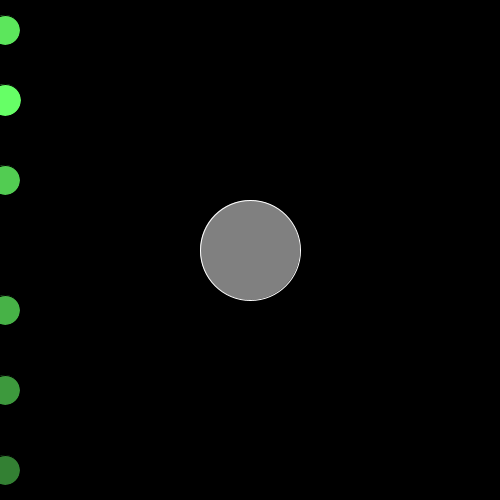
Frame 1 (no input)
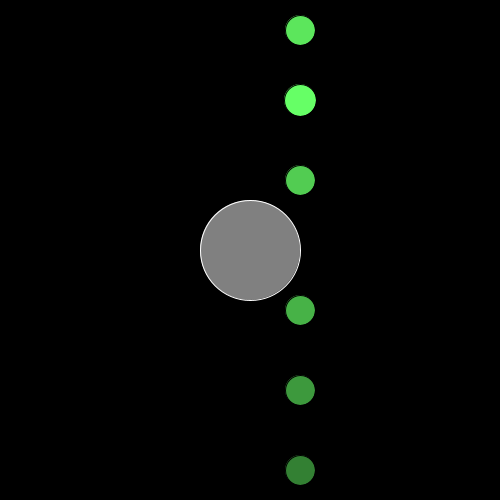
Frame 60 (the mouse pressed at the canvas centre just before this capture)
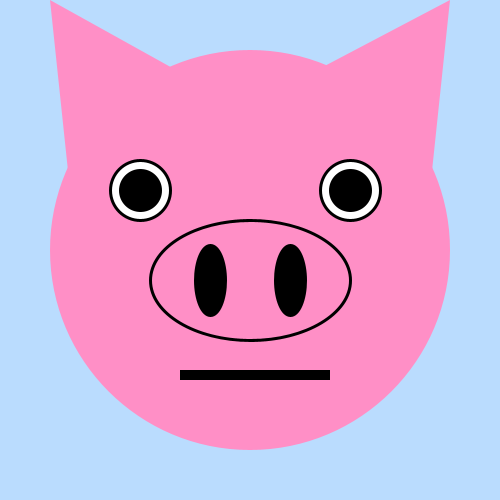
Frame 120 (the mouse held since frame 60 and released just before this capture)

The Processing sketch that drew these frames (run headless with seeded random() and noise(); from frame 60 on, the mouse is pressed at the canvas centre):

// Processing sketch: bouncingball
// ── bouncingball.pde
//moving rectangle

 int x = 0;
 int speed = 5;

void setup(){
  
 
  size(500, 500);
  


}


void draw(){
  background(0);
  
  stroke(255);
  fill(128);
  ellipse(250, 250, 100, 100);
 
 
 x = x + speed;
 
 if ((x> width) || (x < 0)) {speed = speed * -1;
 }
 
 //display circle at x location
   stroke(0);
   fill(#66ff66);
   ellipse (x, 100, 32, 32);
  fill(#5CE65C);
  ellipse (x, 30, 30, 30);
  fill(#52CC52);
  ellipse (x, 180, 30, 30);
  fill(#47B247);
  ellipse (x, 310, 30, 30);
  fill(#3D993D);
  ellipse (x, 390, 30, 30);
  fill(#338033);
  ellipse (x, 470, 30, 30);
  
  
  
  if (mousePressed){
    background(186,220,254);
 
 //pig character 
  //head
  fill(#ff8fc6);
  noStroke();
  ellipse(250,250,400,400);
  
  //nose
  
  fill(#ff8fc6);
  stroke(0);
  strokeWeight(3);
  ellipse(250, 280, 200, 120);
  
  //nose holes
  
  fill(0);
  ellipse (210, 280, 30, 70);
  
  fill(0);
  ellipse (290, 280, 30, 70);
  
  
  //eyes_white
  
  fill(255);
  ellipse (140, 190, 60, 60);
  
  fill(255);
  ellipse (350, 190, 60, 60);
  //eyes
  fill(0);
  ellipse (140, 190, 40, 40);
  
  fill(0);
  ellipse (350, 190, 40, 40);
  
  //ears
  noStroke();
  fill(#ff8fc6);
  triangle(50, 0, 70, 190, 230, 100);
  
  noStroke();
  fill(#ff8fc6);
  triangle(450, 0, 260, 100, 430, 190);
  
  //mouth
 
  fill(0);
  rect(180, 370, 150, 10);
  
  //tongue
  
  fill(#ff6699);
  

  
  }
}
